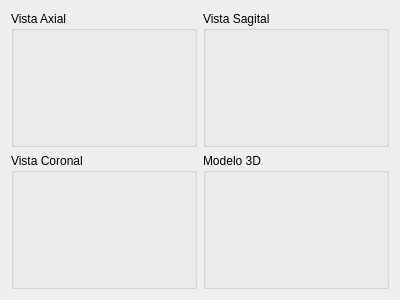
<?xml version="1.0" encoding="UTF-8"?>
<ui version="4.0">
 <class>StackedDensityAnalysis</class>
 <widget class="QWidget" name="StackedDensityAnalysis">
  <property name="geometry">
   <rect>
    <x>0</x>
    <y>0</y>
    <width>400</width>
    <height>300</height>
   </rect>
  </property>
  <property name="windowTitle">
   <string>Form</string>
  </property>
  <layout class="QGridLayout" name="gridLayout" rowstretch="1,1" columnstretch="1,1">
   <item row="0" column="0">
    <widget class="QGroupBox" name="groupBox">
     <property name="title">
      <string>Vista Axial</string>
     </property>
     <layout class="QVBoxLayout" name="verticalLayout">
      <item>
       <widget class="QWidget" name="analysis_axial_view" native="true"/>
      </item>
     </layout>
    </widget>
   </item>
   <item row="0" column="1">
    <widget class="QGroupBox" name="groupBox_2">
     <property name="title">
      <string>Vista Sagital</string>
     </property>
     <layout class="QVBoxLayout" name="verticalLayout_2">
      <item>
       <widget class="QWidget" name="analysis_sagital_view" native="true"/>
      </item>
     </layout>
    </widget>
   </item>
   <item row="1" column="0">
    <widget class="QGroupBox" name="groupBox_3">
     <property name="title">
      <string>Vista Coronal</string>
     </property>
     <layout class="QVBoxLayout" name="verticalLayout_3">
      <item>
       <widget class="QWidget" name="analysis_coronal_view" native="true"/>
      </item>
     </layout>
    </widget>
   </item>
   <item row="1" column="1">
    <widget class="QGroupBox" name="groupBox_4">
     <property name="title">
      <string>Modelo 3D</string>
     </property>
     <layout class="QVBoxLayout" name="verticalLayout_4">
      <item>
       <widget class="QWidget" name="analysis_3d_model" native="true"/>
      </item>
     </layout>
    </widget>
   </item>
  </layout>
 </widget>
 <resources/>
 <connections/>
</ui>
